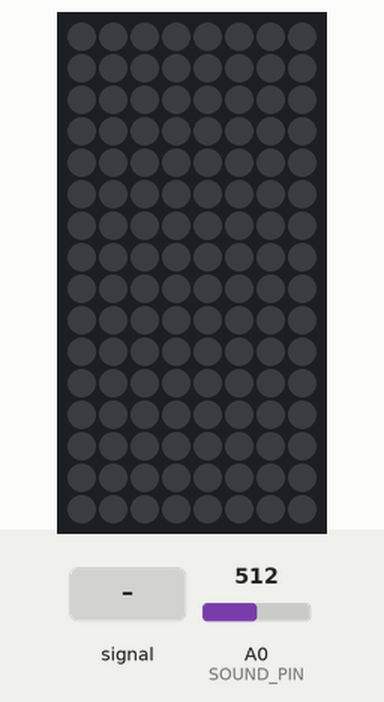
This sketch was run on a simulated Arduino Uno, built with avr-gcc and run on an emulated ATmega328P. Shown: 8×16 RGB LED matrix (first LED top left, wired row by row). Inputs (shaded band) come from the test bench; at power-on: A0 (SOUND_PIN) = 512. Dim RGB values are drawn brighter than linear; random numbers use the default seed unless the sketch sets one.

Above: at 1.2 s.
1.3 s: A0 (SOUND_PIN) fed a 200 Hz sine of ±460 counts around its level
At 1.53 s:
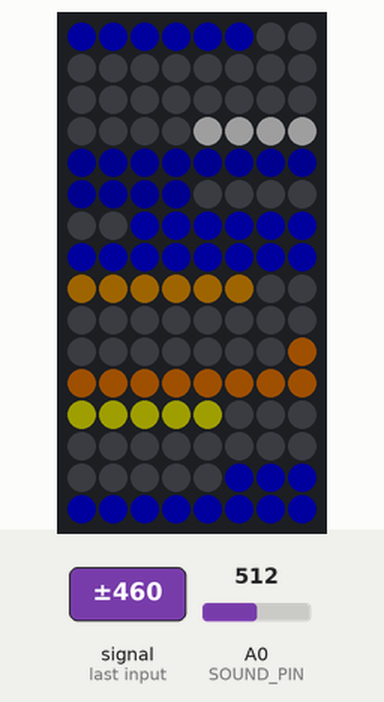
3.6 s: A0 (SOUND_PIN) set to 910
At 4.81 s:
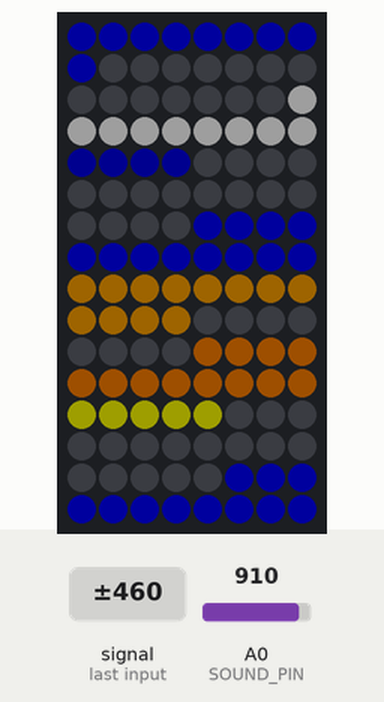
5.4 s: A0 (SOUND_PIN) fed a 200 Hz sine of ±81 counts around its level
At 6.27 s:
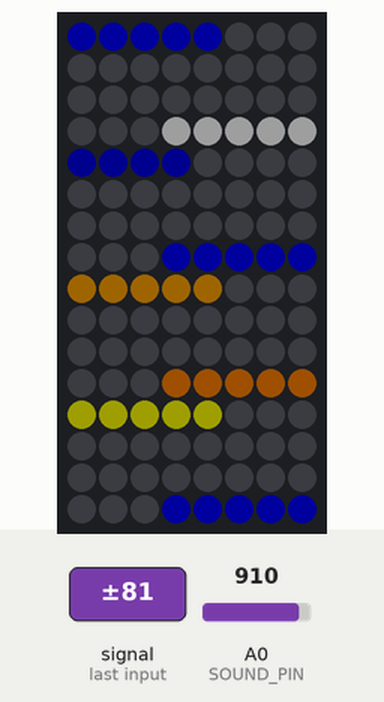
7.6 s: A0 (SOUND_PIN) set to 1023
At 9.47 s:
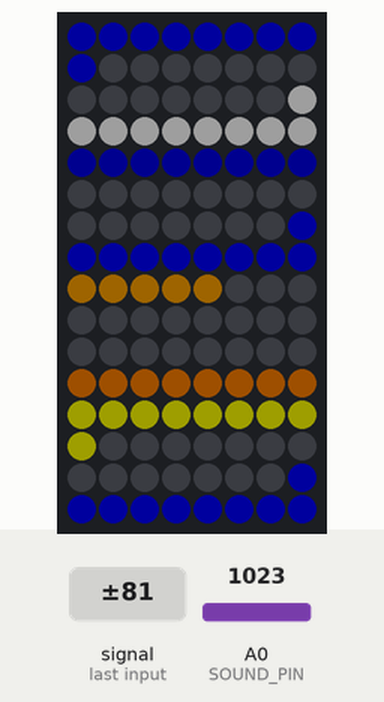
Timing chart, 0 to 11.0 s (numbered marks = the images above; inputs shaded):
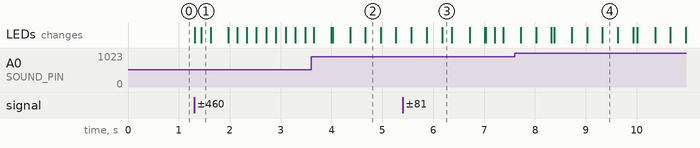

The sketch:

SoundProject.ino
```cpp
// FastLED library: https://github.com/FastLED/FastLED
#include <FastLED.h>

// Define pins used
#define LED_PIN 2
#define SOUND_PIN A0

// Define led layout
#define NUM_LEDS 128
#define COLS 8
#define ROWS 16

// Other constants
#define SOUND_THRESHOLD 900
#define ANIMATION_DELAY 5

// FastLED array
CRGB leds[NUM_LEDS];

// Turn FastLED 1d array into alternating 2d array
int grid[ROWS][COLS] = {
  {127, 96, 95, 64, 63, 32, 31, 0},
  {126, 97, 94, 65, 62, 33, 30, 1},
  {125, 98, 93, 66, 61, 34, 29, 2},
  {124, 99, 92, 67, 60, 35, 28, 3},
  {123, 100, 91, 68, 59, 36, 27, 4},
  {122, 101, 90, 69, 58, 37, 26, 5},
  {121, 102, 89, 70, 57, 38, 25, 6},
  {120, 103, 88, 71, 56, 39, 24, 7},
  {119, 104, 87, 72, 55, 40, 23, 8},
  {118, 105, 86, 73, 54, 41, 22, 9},
  {117, 106, 85, 74, 53, 42, 21, 10},
  {116, 107, 84, 75, 52, 43, 20, 11},
  {115, 108, 83, 76, 51, 44, 19, 12},
  {114, 109, 82, 77, 50, 45, 18, 13},
  {113, 110, 81, 78, 49, 46, 17, 14},
  {112, 111, 80, 79, 48, 47, 16, 15}
};

// List of colors for columns
int colors[COLS] = {
  CRGB::Blue,
  CRGB::Yellow,
  CRGB::Green,
  CRGB::Orange,
  CRGB::Blue,
  CRGB::Purple,
  CRGB::Cyan,
  CRGB::Magenta
};

void setup()
{
  // Set pins to correct mode
  pinMode(LED_PIN, OUTPUT);
  pinMode(SOUND_PIN, INPUT);

  // FastLED setup
  FastLED.addLeds<WS2812B, LED_PIN, GRB>(leds, NUM_LEDS);
  FastLED.setBrightness(30);
  Serial.begin(9600);
}

void loop() {
  // Clear out FastLED data
  FastLED.clear();
  FastLED.show();

  // Check if microphone detects sound
  if (analogRead(SOUND_PIN) > SOUND_THRESHOLD) {
    // Generate random heights for the columns
    int heights[COLS];
    for (int i = 0; i < COLS; i++) {
      heights[i] = random(ROWS / 4, ROWS);
    }

    // Animate the columns up to their random height
    for (int r = 0; r < ROWS; r++) {
      for (int c = 0; c < COLS; c++) {
        // Check the row is within the randomly generated height for current column
        if (r < heights[c]) {
          leds[grid[r][c]] = colors[c]; // Set LED color to the color for that column
        } else {
          leds[grid[r][c]] = CRGB::Black; // LED should be off, make sure it's off
        }
      }
      // Show one row at a time to create the animation
      FastLED.show();
      delay(ANIMATION_DELAY);
    }

    // Animate the colums back down, turning the LEDs off
    for (int r = ROWS - 1; r >= 0; r--) {
      for (int c = COLS - 1; c >= 0; c--) {
        leds[grid[r][c]] = CRGB::Black;
      }
      FastLED.show();
      delay(ANIMATION_DELAY);
    }
  }
}
```

Measured:
- after the input at 1.3 s, the LEDs: first change at once (image 1 shows a later state)
